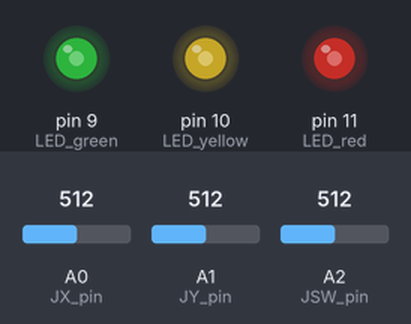
Simulated run of this sketch. Board: Arduino Uno, built with avr-gcc and run on an emulated ATmega328P. Shown: output pins drawn as LEDs (lit = HIGH). The inputs (shaded band) are chosen by the test bench; at power-on: A0 (JX_pin) = 512, A1 (JY_pin) = 512, A2 (JSW_pin) = 512.

Above: at 1.2 s.
1.3 s: A0 (JX_pin) set to 716
At 1.6 s:
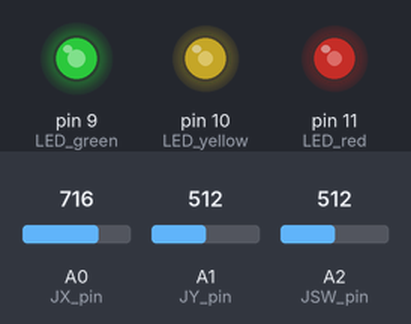
2.8 s: A1 (JY_pin) set to 716
At 3.9 s:
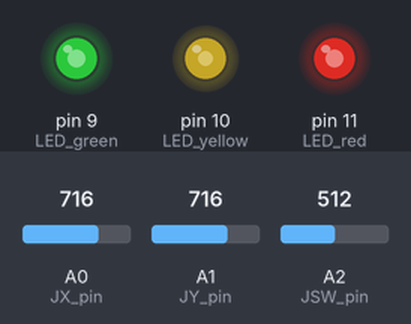
4.3 s: A2 (JSW_pin) set to 716
At 5.0 s:
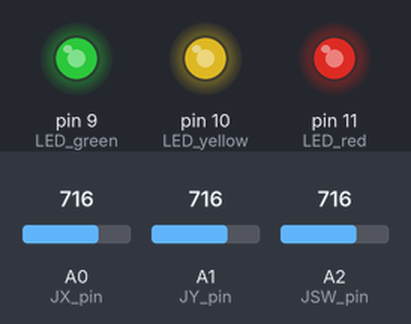
5.8 s: A0 (JX_pin) set to 900
At 6.2 s:
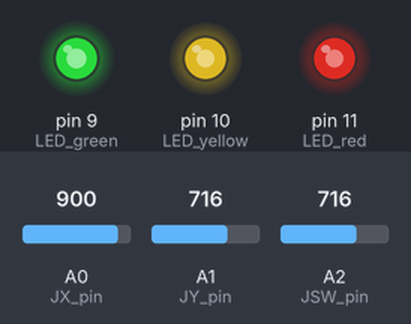
7.3 s: A1 (JY_pin) set to 900
At 8.5 s:
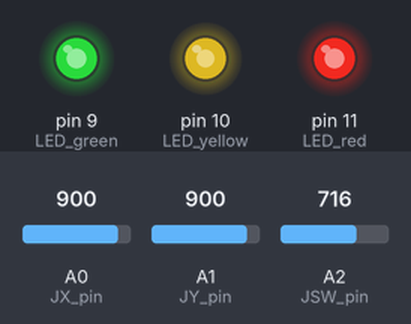
8.8 s: A2 (JSW_pin) set to 900
At 9.7 s:
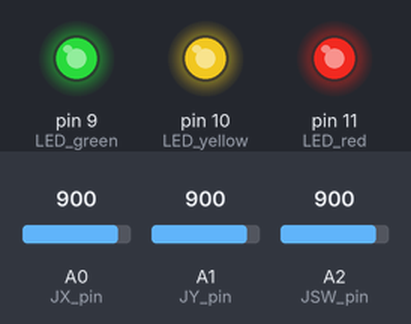
Timing chart, 0 to 11.3 s (numbered marks = the images above; inputs shaded):
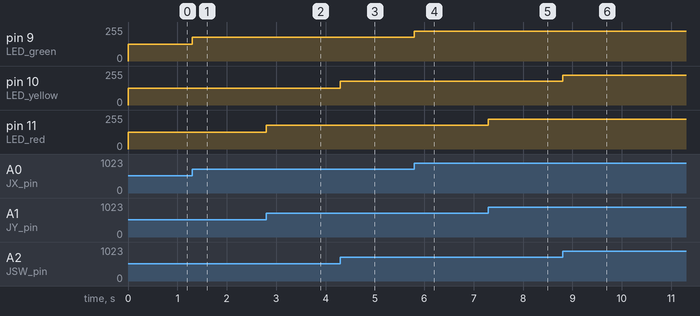

Measured:
- after the input at 1.3 s, pin 9 (LED_green): 127/255 → 178/255 at once
- after the input at 2.8 s, pin 11 (LED_red): 127/255 → 178/255 at once
- after the input at 4.3 s, pin 10 (LED_yellow): 127/255 → 178/255 at once
- after the input at 5.8 s, pin 9 (LED_green): 178/255 → 224/255 at once
- after the input at 7.3 s, pin 11 (LED_red): 178/255 → 224/255 at once
- after the input at 8.8 s, pin 10 (LED_yellow): 178/255 → 224/255 at once

The sketch:

Joysick_controlled_RGB.ino
```cpp
#define LED_green 9
#define LED_yellow 10
#define LED_red 11
#define JX_pin 0
#define JY_pin 1
#define JSW_pin 2

int joyX_in; //Variable to store the Joystick X reading
int joyY_in; //Variable to store the Joystick Y reading
int joySW_in; //Variable to store the Joystick Switch Reading

int joyX_out; //Variable to store the Joystick X mapped value to write
int joyY_out; //Variable to store the Joystick Y mapped value to write
int joySW_out; //Variable to store the Joystick Switch mapped value to write


void setup() {
  // initialize digital pin LED_BUILTIN as an output.
  pinMode(LED_green, OUTPUT);
  pinMode(LED_yellow, OUTPUT);
  pinMode(LED_red, OUTPUT);
}

void loop() {
  joyX_in = analogRead(JX_pin);
  joyX_out = map(joyX_in, 0, 1023, 0,255);
  joyY_in = analogRead(JY_pin);
  joyY_out = map(joyY_in, 0, 1023, 0,255);
  joySW_in = analogRead(JSW_pin);
  joySW_out = map(joySW_in, 0, 1023, 0,255);
  analogWrite(LED_green, joyX_out);
  analogWrite(LED_red, joyY_out);
  analogWrite(LED_yellow, joySW_out);

//  delay(100);

}
```
